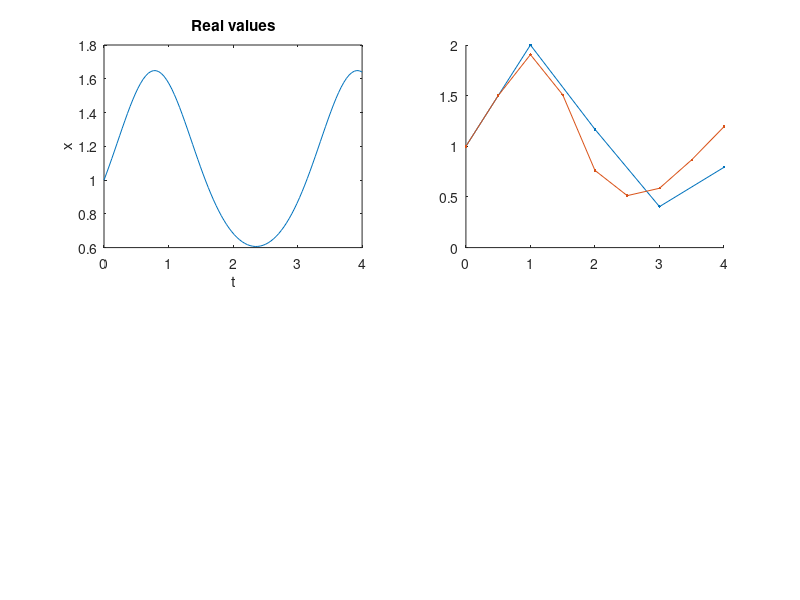

MATLAB code to generate this figure: (Note: this script raises an error after producing the figure.)
euler1x = [0, 1, 2, 3, 4];
euler1y = [1, 2, 1.167706, 0.404443, 0.792776];
euler2x = [0 0.5 1 1.5 2 2.5 3 3.5 4];
euler2y = [1 1.5 1.905227 1.508800 0.761950 0.512928 0.585677 0.866852 1.193612];

j = 0;
for i = 1:40
    
    euler3x(i) = j;
    j = j + 0.1;
    i = i + 1;
end
m = 0;
for k = 1:39
    
    euler3y(k) =  exp(0.5*sin(2*m));
    k = k + 1;
    m = m + 0.1;
end

g = 0;
for l = 1:80
    euler4x(l) = g;
    g = g + 0.05;
    l = l + 1;
end

p = 0;
for o = 1:80
    euler4y(o) = exp(0.5*sin(2*p));
    p = p + 0.05;
    o = o + 1;
end

xreal = linspace(0,4,100);
yreal = exp(0.5*sin(2*xreal));

subplot(2, 2, 1);
plot(xreal,yreal);
xlabel('t');
ylabel('x');
title('Real values');
subplot(2, 2, 2);
plot(euler1x, euler1y, '.-', euler2x, euler2y, '.-', euler3x, euler3y, '.-', euler4x, euler4y, '.-')
xlabel('t');
ylabel('x');
title('Euler');
xlim([0 4]);